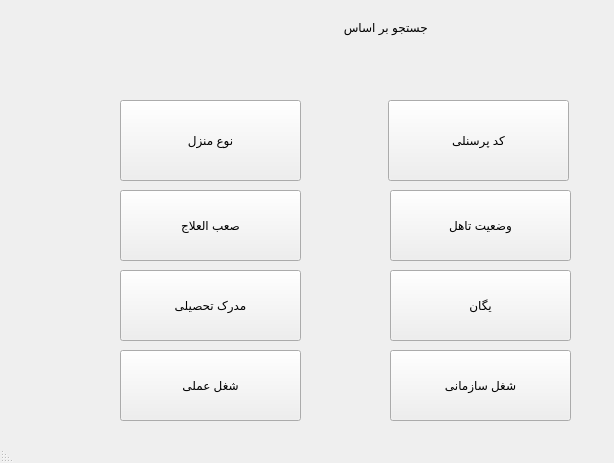
<?xml version="1.0" encoding="UTF-8"?>
<ui version="4.0">
 <class>MainWindow</class>
 <widget class="QMainWindow" name="MainWindow">
  <property name="geometry">
   <rect>
    <x>0</x>
    <y>0</y>
    <width>614</width>
    <height>463</height>
   </rect>
  </property>
  <property name="windowTitle">
   <string>MainWindow</string>
  </property>
  <property name="layoutDirection">
   <enum>Qt::RightToLeft</enum>
  </property>
  <widget class="QWidget" name="centralwidget">
   <widget class="QLabel" name="label">
    <property name="geometry">
     <rect>
      <x>270</x>
      <y>17</y>
      <width>201</width>
      <height>20</height>
     </rect>
    </property>
    <property name="text">
     <string>             جستجو بر اساس</string>
    </property>
   </widget>
   <widget class="QPushButton" name="pushButton">
    <property name="geometry">
     <rect>
      <x>388</x>
      <y>100</y>
      <width>181</width>
      <height>81</height>
     </rect>
    </property>
    <property name="text">
     <string>کد پرسنلی</string>
    </property>
   </widget>
   <widget class="QPushButton" name="pushButton_2">
    <property name="geometry">
     <rect>
      <x>120</x>
      <y>100</y>
      <width>181</width>
      <height>81</height>
     </rect>
    </property>
    <property name="text">
     <string>نوع منزل</string>
    </property>
   </widget>
   <widget class="QPushButton" name="pushButton_3">
    <property name="geometry">
     <rect>
      <x>120</x>
      <y>190</y>
      <width>181</width>
      <height>71</height>
     </rect>
    </property>
    <property name="text">
     <string>صعب العلاج</string>
    </property>
   </widget>
   <widget class="QPushButton" name="pushButton_4">
    <property name="geometry">
     <rect>
      <x>390</x>
      <y>190</y>
      <width>181</width>
      <height>71</height>
     </rect>
    </property>
    <property name="text">
     <string>وضعیت تاهل</string>
    </property>
   </widget>
   <widget class="QPushButton" name="pushButton_5">
    <property name="geometry">
     <rect>
      <x>390</x>
      <y>270</y>
      <width>181</width>
      <height>71</height>
     </rect>
    </property>
    <property name="text">
     <string>یگان</string>
    </property>
   </widget>
   <widget class="QPushButton" name="pushButton_6">
    <property name="geometry">
     <rect>
      <x>120</x>
      <y>270</y>
      <width>181</width>
      <height>71</height>
     </rect>
    </property>
    <property name="text">
     <string>مدرک تحصیلی</string>
    </property>
   </widget>
   <widget class="QPushButton" name="pushButton_7">
    <property name="geometry">
     <rect>
      <x>390</x>
      <y>350</y>
      <width>181</width>
      <height>71</height>
     </rect>
    </property>
    <property name="text">
     <string>شغل سازمانی</string>
    </property>
   </widget>
   <widget class="QPushButton" name="pushButton_8">
    <property name="geometry">
     <rect>
      <x>120</x>
      <y>350</y>
      <width>181</width>
      <height>71</height>
     </rect>
    </property>
    <property name="text">
     <string>شغل عملی</string>
    </property>
   </widget>
  </widget>
  <widget class="QStatusBar" name="statusbar"/>
 </widget>
 <resources/>
 <connections/>
</ui>
